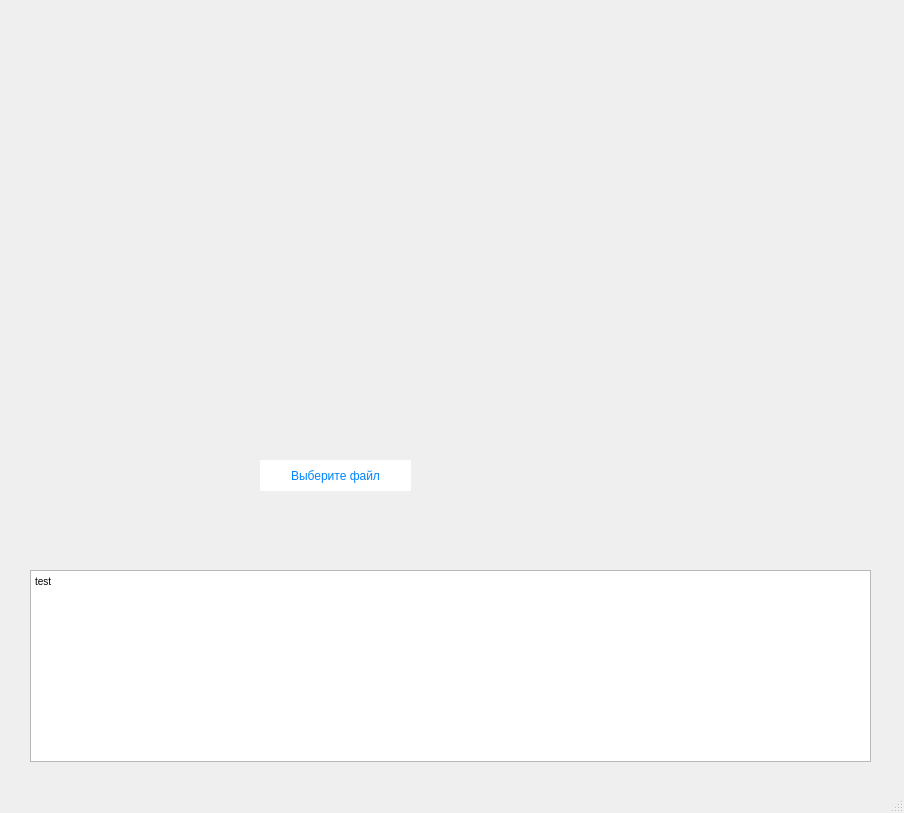
<?xml version="1.0" encoding="UTF-8"?>
<ui version="4.0">
 <class>MainWindow</class>
 <widget class="QMainWindow" name="MainWindow">
  <property name="geometry">
   <rect>
    <x>0</x>
    <y>0</y>
    <width>904</width>
    <height>813</height>
   </rect>
  </property>
  <property name="windowTitle">
   <string>MainWindow</string>
  </property>
  <property name="styleSheet">
   <string notr="true">backround: rgb(255, 255, 255)</string>
  </property>
  <widget class="QWidget" name="centralwidget">
   <widget class="QPushButton" name="pushButton">
    <property name="geometry">
     <rect>
      <x>260</x>
      <y>460</y>
      <width>151</width>
      <height>31</height>
     </rect>
    </property>
    <property name="styleSheet">
     <string notr="true">font: 12pt &quot;MS Shell Dlg 2&quot;;
color: rgb(0, 132, 255);
background: rgb(255, 255, 255);
border-radius: 0;</string>
    </property>
    <property name="text">
     <string>Выберите файл</string>
    </property>
   </widget>
   <widget class="QLabel" name="label_3">
    <property name="geometry">
     <rect>
      <x>0</x>
      <y>-40</y>
      <width>901</width>
      <height>611</height>
     </rect>
    </property>
    <property name="styleSheet">
     <string notr="true">background-image: url(:/document_types/Снимок экрана 2022-12-16 111001.png)</string>
    </property>
    <property name="text">
     <string/>
    </property>
    <property name="pixmap">
     <pixmap resource="main.qrc">:/document_types/Снимок экрана 2022-12-16 111001.png</pixmap>
    </property>
    <property name="scaledContents">
     <bool>true</bool>
    </property>
   </widget>
   <widget class="QTextBrowser" name="textBrowser">
    <property name="geometry">
     <rect>
      <x>30</x>
      <y>570</y>
      <width>841</width>
      <height>192</height>
     </rect>
    </property>
    <property name="html">
     <string>&lt;!DOCTYPE HTML PUBLIC &quot;-//W3C//DTD HTML 4.0//EN&quot; &quot;http://www.w3.org/TR/REC-html40/strict.dtd&quot;&gt;
&lt;html&gt;&lt;head&gt;&lt;meta name=&quot;qrichtext&quot; content=&quot;1&quot; /&gt;&lt;style type=&quot;text/css&quot;&gt;
p, li { white-space: pre-wrap; }
&lt;/style&gt;&lt;/head&gt;&lt;body style=&quot; font-family:'MS Shell Dlg 2'; font-size:7.8pt; font-weight:400; font-style:normal;&quot;&gt;
&lt;p style=&quot; margin-top:0px; margin-bottom:0px; margin-left:0px; margin-right:0px; -qt-block-indent:0; text-indent:0px;&quot;&gt;test&lt;/p&gt;&lt;/body&gt;&lt;/html&gt;</string>
    </property>
   </widget>
   <zorder>label_3</zorder>
   <zorder>pushButton</zorder>
   <zorder>textBrowser</zorder>
  </widget>
  <widget class="QMenuBar" name="menubar">
   <property name="geometry">
    <rect>
     <x>0</x>
     <y>0</y>
     <width>904</width>
     <height>26</height>
    </rect>
   </property>
  </widget>
  <widget class="QStatusBar" name="statusbar"/>
 </widget>
 <resources>
  <include location="main.qrc"/>
 </resources>
 <connections/>
</ui>
